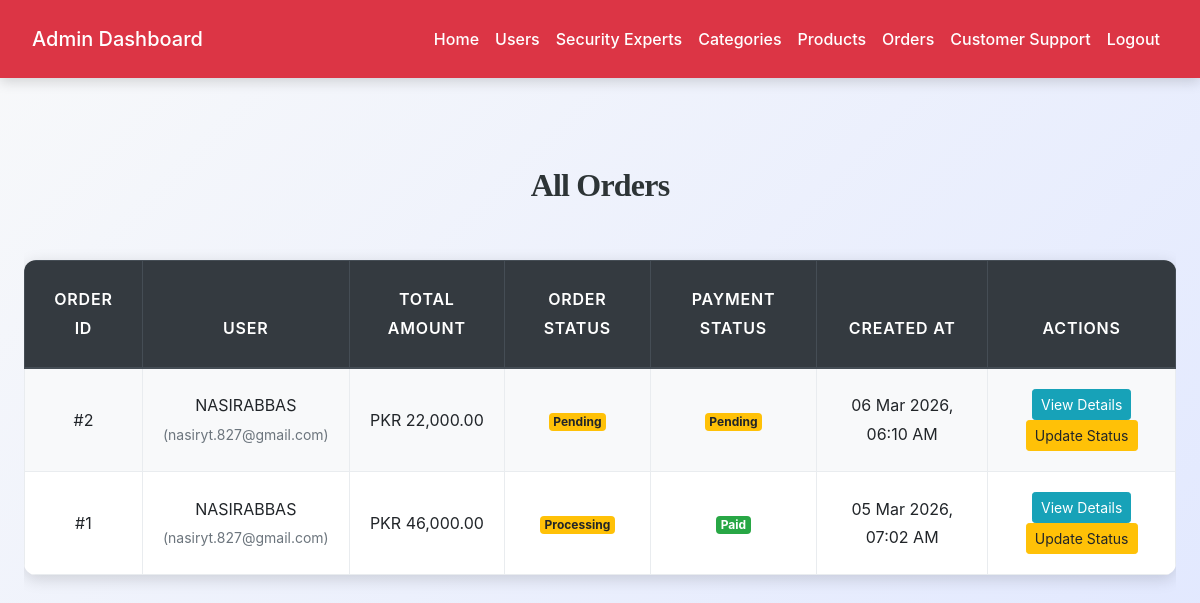
The page /admin/admin_view_orders.php (signed in) on the database its author committed.
### tables this page shows
CREATE TABLE `orders` (
  `id` int(11) NOT NULL,
  `user_id` int(11) NOT NULL,
  `total_amount` decimal(10,2) NOT NULL,
  `order_status` enum('pending','processing','shipped','delivered','cancelled','returned') DEFAULT 'pending',
  `payment_status` enum('pending','paid','failed','refunded') DEFAULT 'pending',
  `street` varchar(255) DEFAULT NULL,
  `city` varchar(100) DEFAULT NULL,
  `state` varchar(100) DEFAULT NULL,
  `postal_code` varchar(20) DEFAULT NULL,
  `country` varchar(50) DEFAULT NULL,
  `created_at` timestamp NOT NULL DEFAULT current_timestamp()
);

CREATE TABLE `users` (
  `id` int(11) NOT NULL,
  `full_name` varchar(50) NOT NULL,
  `email` varchar(100) NOT NULL,
  `display_picture` varchar(255) DEFAULT NULL,
  `password` varchar(255) NOT NULL,
  `cnic` char(13) NOT NULL,
  `study_program` enum('BSCS','BSIT','BSSE','BSDS','BSMGT','BSAI','MCS','MIT','ADPCS','MSCS') NOT NULL,
  `about_me` text DEFAULT NULL,
  `created_at` timestamp NOT NULL DEFAULT current_timestamp(),
  `status` enum('pending','verified','rejected') DEFAULT 'pending',
  `failed_login_attempts` int(11) DEFAULT 0,
  `street` varchar(255) NOT NULL,
  `city` varchar(100) NOT NULL,
  `state` varchar(100) DEFAULT NULL,
  `postal_code` varchar(20) NOT NULL,
  `country` varchar(100) DEFAULT 'Pakistan'
);

### admin/admin_view_orders.php (the view, shortened to what this page needs)
<?php
include('config.php');
$result = mysqli_query($conn, "SELECT o.*, u.full_name, u.email
                               FROM orders o
                               JOIN users u ON o.user_id = u.id
                               ORDER BY o.created_at DESC");
$orders = [];
while ($row = mysqli_fetch_assoc($result)) {
    $orders[] = $row;
}
?>
<!DOCTYPE html>
<html lang="en">
<head>
    <link rel="stylesheet" href="https://cdn.jsdelivr.net/npm/bootstrap@4.6.2/dist/css/bootstrap.min.css">
    <link rel="stylesheet" href="../css/style.css">
</head>
<body>
    <?php include('admin_navbar.php'); ?>
    <div class="container py-5">
        <h2 class="mb-4">All Orders</h2>
        <?php if (empty($orders)): ?>
            <div class="alert alert-info text-center">No orders found.</div>
        <?php else: ?>
            <div class="table-responsive">
                <table class="table table-bordered table-striped table-hover text-center">
                    <thead class="thead-dark">
                        <tr>
                            <th>Order ID</th>
                            <th>User</th>
                            <th>Total Amount</th>
                            <th>Order Status</th>
                            <th>Payment Status</th>
                            <th>Created At</th>
                            <th>Actions</th>
                        </tr>
                    </thead>
                    <tbody>
                        <?php foreach ($orders as $order): ?>
                            <tr>
                                <td>#<?= $order['id'] ?></td>
                                <td><?= htmlspecialchars($order['full_name']) ?><br>
                                    <small class="text-muted">(<?= htmlspecialchars($order['email']) ?>)</small>
                                </td>
                                <td>PKR <?= number_format($order['total_amount'], 2) ?></td>
                                <td>
                                    <span class="badge badge-<?=
                                        $order['order_status'] == 'delivered' ? 'success' :
                                        ($order['order_status'] == 'cancelled' || $order['order_status'] == 'returned' ? 'danger' :
                                        ($order['order_status'] == 'shipped' ? 'info' : 'warning'))
                                    ?>">
                                        <?= ucfirst($order['order_status']) ?>
                                    </span>
                                </td>
                                <td>
                                    <span class="badge badge-<?=
                                        $order['payment_status'] == 'paid' ? 'success' :
                                        ($order['payment_status'] == 'failed' || $order['payment_status'] == 'refunded' ? 'danger' : 'warning')
                                    ?>">
                                        <?= ucfirst($order['payment_status']) ?>
                                    </span>
                                </td>
                                <td><?= date('d M Y, h:i A', strtotime($order['created_at'])) ?></td>
                                <td>
                                    <button class="btn btn-info btn-sm" data-toggle="modal" data-target="#detailsModal<?= $order['id'] ?>">
                                        View Details
                                    </button>
                                    <button class="btn btn-warning btn-sm" data-toggle="modal" data-target="#statusModal<?= $order['id'] ?>">
                                        Update Status
                                    </button>
                                </td>
                            </tr>
                        <?php endforeach; ?>
                    </tbody>
                </table>
            </div>
        <?php endif; ?>
    </div>
</body>
</html>

### css/style.css (style rules this page uses)
:root { --primary: #007bff; --secondary: #6c757d; --success: #28a745; --info: #17a2b8; --warning: #ffc107; --danger: #dc3545; --light: #f8f9fa; --dark: #2d3436; --accent: #ff6f61; --highlight: #6f42c1; --shadow: rgba(0, 0, 0, 0.15); --transition: all 0.3s ease-in-out; }
body { font-family: 'Inter', 'Segoe UI', Tahoma, Geneva, Verdana, sans-serif; background: linear-gradient(135deg, var(--light) 0%, #e0e7ff 100%); color: var(--dark); line-height: 1.8; margin: 0; padding: 0; min-height: 100vh; font-size: 16px; }
h1, h2, h3, h4 { text-align: center; margin: 2.5rem 0; font-family: 'Georgia', 'Times New Roman', serif; color: var(--dark); font-weight: 700; letter-spacing: -0.025em; }
h2 { font-size: 2rem; }
.container { max-width: 1200px; margin: 0 auto 3rem; padding: 0 1.5rem; }
.table { width: 100%; border-collapse: collapse; margin: 2rem 0; font-size: 1rem; background-color: #ffffff; border-radius: 12px; overflow: hidden; box-shadow: 0 4px 16px var(--shadow); transition: var(--transition); }
.table th, .table td { padding: 1.25rem; border: 1px solid #e9ecef; text-align: center; vertical-align: middle; }
.table thead th { background-color: rgb(0, 0, 0); color: white; font-weight: 600; text-transform: uppercase; letter-spacing: 0.05em; padding: 1.5rem; }
.table tbody tr { transition: var(--transition); }
.table tbody tr:nth-child(odd) { background-color: var(--light); }

### rows shown on the page
orders: id "2", user.full_name "NASIRABBAS", user.email "nasiryt.827@gmail.com", total_amount "22,000.00", order_status "Pending", payment_status "Pending", created_at "06 Mar 2026, 06:10 AM"
orders: id "1", user.full_name "NASIRABBAS", user.email "nasiryt.827@gmail.com", total_amount "46,000.00", order_status "Processing", payment_status "Paid", created_at "05 Mar 2026, 07:02 AM"
